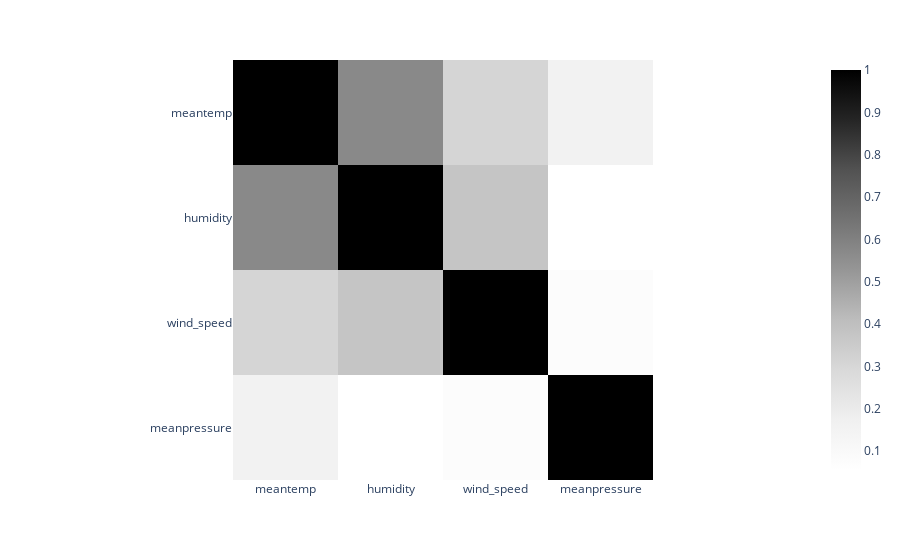

This figure's notebook cell:
### Code cell
fig = px.imshow(abs(df_deli.iloc[:, 1:].corr()), 
                color_continuous_scale='greys')
fig.show()

### Figure 1 — Plotly figure (JSON) as saved in the notebook; plotly's stock layout.template omitted (floating-point values rounded to 4 significant figures)
{"data": [{"coloraxis": "coloraxis", "hovertemplate": "x: %{x}<br>y: %{y}<br>color: %{z}<extra></extra>", "name": "0", "type": "heatmap", "x": ["meantemp", "humidity", "wind_speed", "meanpressure"], "xaxis": "x", "y": ["meantemp", "humidity", "wind_speed", "meanpressure"], "yaxis": "y", "z": [[1, 0.572, 0.3065, 0.1614], [0.572, 1, 0.374, 0.05516], [0.3065, 0.374, 1, 0.07705], [0.1614, 0.05516, 0.07705, 1]]}], "layout": {"coloraxis": {"colorscale": [[0, "rgb(255,255,255)"], [0.125, "rgb(240,240,240)"], [0.25, "rgb(217,217,217)"], [0.375, "rgb(189,189,189)"], [0.5, "rgb(150,150,150)"], [0.625, "rgb(115,115,115)"], [0.75, "rgb(82,82,82)"], [0.875, "rgb(37,37,37)"], [1, "rgb(0,0,0)"]]}, "margin": {"t": 60}, "xaxis": {"anchor": "y", "constrain": "domain", "domain": [0, 1], "scaleanchor": "y"}, "yaxis": {"anchor": "x", "autorange": "reversed", "constrain": "domain", "domain": [0, 1]}}}
